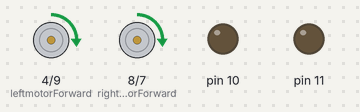
Recording of a sketch running on a simulated Arduino Uno, built with avr-gcc and run on an emulated ATmega328P. Shown: motor-driver pin pairs drawn as motors (green arrow = first pin HIGH = forward, orange = second pin HIGH = backward, longer = more drive, scaled by the enable pin), output pins drawn as LEDs (lit = HIGH). What the sketch prints to the serial monitor is not drawn.

Above: at 0.1 s.
Timing chart, 0 to 1.6 s (numbered marks = the images above):
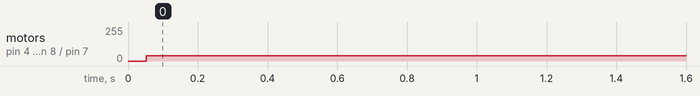

The sketch:

Monstor_Motor_with_Wheel_Encoders.ino
```cpp
/*
  Right Motor Drive Pins: 8 & 7, Speed Pin: 6
  Right Encoder Pin: A5
  Left Motor Drive Pins: 4 & 9, Speed Pin: 5
  Left Encoder Pin: A3
  Steering Servo Pin: 10
  Distance Sensor Aiming Servo Pin: 11
  Front Distance Sensor Pin: A2
  Rear Distance Sensor Pin: A1
  Front Hall Effect Sensor Toggle Pin: 12
*/

//enables RedBot for use with encoders
#include <RedBot.h>
RedBotMotors motors;
RedBotEncoder encoder = RedBotEncoder(A3, A5);  // initializes encoders
int countsPerRev = 192;   // 4 pairs of N-S x 48:1 gearbox = 192 ticks per wheel rev
// variables used to store the left and right encoder counts.
int lCount;
int rCount;

//sets pins used for moters
int leftmotorForward = 4; // left motor (+) green wire
int leftmotorBackward = 9; // left motor (-) black wire
int leftmotorspeed = 5; // left motor speed signal
int rightmotorForward = 8; // right motor (+) green wire
int rightmotorBackward = 7; // right motor (-) black
int rightmotorspeed = 6; // right motor speed signal


void setup(){
  Serial.begin(9600);
  Serial.println("___________________________________");
  pinMode(leftmotorForward, OUTPUT);
  pinMode(leftmotorBackward, OUTPUT);
  pinMode(leftmotorspeed, OUTPUT);
  pinMode(rightmotorForward, OUTPUT);
  pinMode(rightmotorBackward, OUTPUT);
  pinMode(rightmotorspeed, OUTPUT);

 pinMode(10, OUTPUT);
  pinMode(11, OUTPUT);
  servoPulse(85);
//  servoPulseB(90);
}
void loop(){
  lCount = encoder.getTicks(LEFT);    // read the left motor encoder
  rCount = encoder.getTicks(RIGHT);   // read the right motor encoder
  Serial.print(lCount);
  Serial.print(",");
  Serial.println(rCount);
  digitalWrite(leftmotorBackward,LOW);
  digitalWrite(rightmotorBackward,LOW);
  digitalWrite(leftmotorForward,HIGH);
  digitalWrite(rightmotorForward,HIGH);
  analogWrite(leftmotorspeed, 40);
  analogWrite(rightmotorspeed, 40);


}

void servoPulse (int angle) // controls servo
{
  int pwm = (angle * 11) + 500;    // Convert angle to microseconds
  digitalWrite(10, HIGH);
  delayMicroseconds(pwm);
  digitalWrite(10, LOW);
  delay(50);                   // Refresh cycle of servo
}


void servoPulseB (int angle) // controls servo
{
  int pwm = (angle * 11) + 500;    // Convert angle to microseconds
  digitalWrite(11, HIGH);
  delayMicroseconds(pwm);
  digitalWrite(11, LOW);
  delay(50);                   // Refresh cycle of servo
}
```

Measured:
- by itself, motor on pin 4 (leftmotorForward) / pin 9 (leftmotorBackward), motor on pin 8 (rightmotorForward) / pin 7 (rightmotorBackward): stopped → forward 40/255 at 0.05 s
